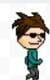

The image is a tile-based game level rendered from a .tmx file. Its description and complete source (layers, tilesets, objects, tile grids) follow:
An orthogonal 1x1 tile map with 50x80 px tiles, 1 tile layer (Tile Layer 1).

<map version="1.10" tiledversion="1.11.0" orientation="orthogonal" renderorder="right-down" width="1" height="1" tilewidth="50" tileheight="80" infinite="0" nextlayerid="2" nextobjectid="1">
 <tileset firstgid="1" name="emcee" tilewidth="50" tileheight="80" tilecount="48" columns="12">
  <image source="mc.jpeg" trans="ff00ff" width="649" height="332" />
 </tileset>
 <layer id="1" name="Tile Layer 1" width="1" height="1">
  <data encoding="csv">
1
</data>
 </layer>
</map>
